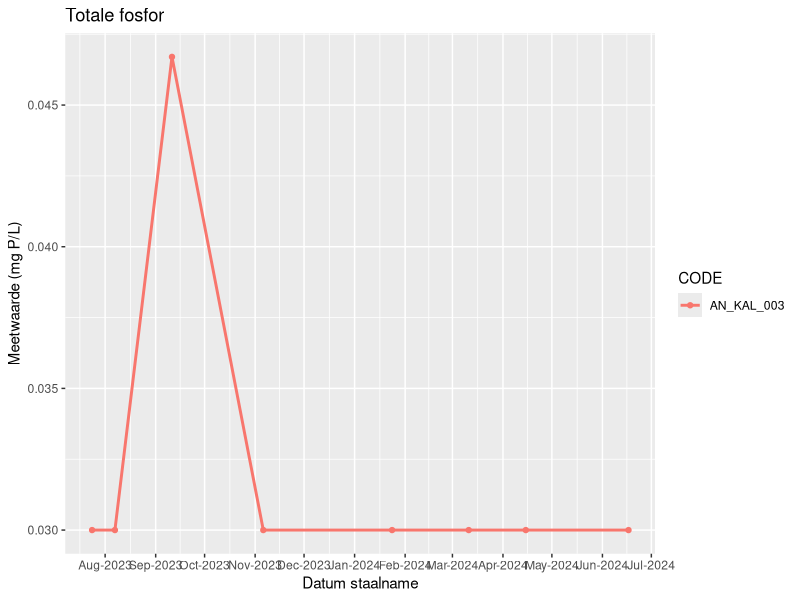
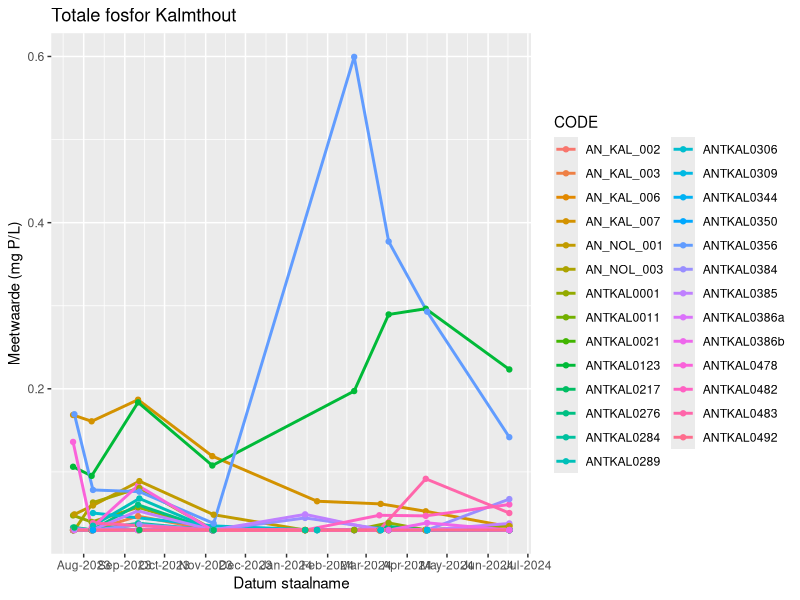
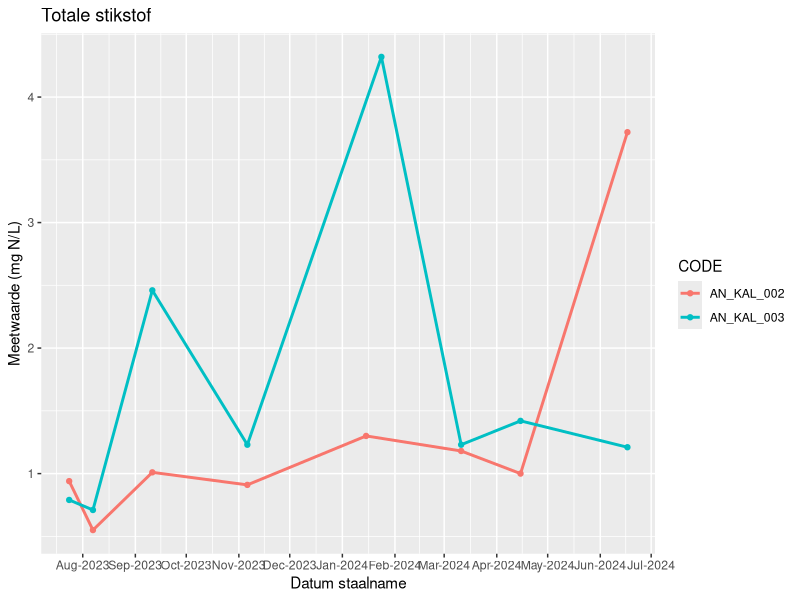

Source code (R) for these figures, in order: (Note: this script raises an error after producing the figures.)
## ---- chunk 1
# Enable inbo r-universe
options(repos = c(
    inbo = 'https://inbo.r-universe.dev',
    CRAN = 'https://cloud.r-project.org'))

# Install the package
#install.packages('ggpubr')
## ---- chunk 2
library(knitr)
opts_chunk$set(
  echo = FALSE, 
  eval = TRUE,  
  cache = FALSE, 
  autodep = TRUE,
  dpi = 300,
  fig.width = 150 / 25.4,
  fig.height = 100 / 25.4,
  warning = TRUE,
  error = TRUE,
  message = TRUE
)

library(readxl)
library(dplyr)
library(ggplot2)
library(stringr)
library(scales)
library(tidyr)
library(tidyverse)

## ---- chunk 3
data <- read.csv2("./data/AC_Kalmthout_ruwe_data_lang_2024-11-19.csv")
data$FieldSamplingDate <- as.Date(data$FieldSamplingDate, format = "%d/%m/%Y")
data$ResultCalc <- as.numeric(data$ResultCalc)
# verwijder data van voor 2023
data <- data %>%
  filter(FieldSamplingDate >= "2023-01-01")
## ---- chunk 4
# onderzochte variabelen
data$Component %>% unique()
# Nutrienten: NO2, NO3, PO4, T.N, T.P, NH4, NPOC (non-particulate organic carbon)
# Ionen: HCO3, Mg, Si, Ca, CO3, Na, Cl,...
# Doorzicht: CHL.A, SD.VELD, ZS.105
# Zuurstof: O2.VELD, SAT.VELD
# Zoutgehalte: SO4, SAL.VELD, EC25.VELD, Na, Cl
# pH.VELD, TEMP.VELD

unique(data$FieldSampleID)
length(unique(data$CODE))
# 27 locaties
## ---- chunk 5
# genereer plot en sla op
save_plot <- function(dataset, component, naam, title = NULL, xas = NULL, yas = NULL, naam_linetype = NULL, labels_linetype = NULL){
  figuur <- dataset %>%
    filter(Component %in% component) %>%  
    ggplot(aes(x = FieldSamplingDate, y = ResultCalc, color = Label, linetype = CODE)) +
    scale_x_date(date_breaks = "1 month", date_labels = "%b-%Y") + # visualiseert data per maand in format maand-jaar
    geom_line(linewidth = 1) +
    geom_point() +
    labs(title = title) + xlab(xas) + ylab(yas) +
  scale_linetype_discrete(name = naam_linetype, labels = labels_linetype)
  print(figuur)
  ggsave(plot = figuur,
         filename = paste0("./exports/NKP_", naam, ".jpg"), width = 9, height = 6)
}

# puur om plot te genereren
maak_plot <- function(dataset, component, title = NULL, xas = NULL, yas = NULL, naam_linetype = NULL, labels_linetype = NULL){
  figuur <- dataset %>%
    filter(Component %in% component) %>%  
    ggplot(aes(x = FieldSamplingDate, y = ResultCalc, color = Label, linetype = CODE)) +
    scale_x_date(date_breaks = "1 month", date_labels = "%b-%Y") + # visualiseert data per maand in format maand-jaar
    geom_line(linewidth = 1) +
    geom_point() +
    labs(title = title) + xlab(xas) + ylab(yas) +
  scale_linetype_discrete(name = naam_linetype, labels = labels_linetype)
  figuur
}

# plots genereren voor 1 variabele (trendlijn randzone + trendlijn zonnepanelen)
maak_plot_1var <- function(dataset, component, title = NULL, xas = "Datum staalname", yas = NULL){
  figuur <- dataset %>%
    filter(Component %in% component) %>%  
    ggplot(aes(x = FieldSamplingDate, y = ResultCalc, color = CODE)) +
    scale_x_date(date_breaks = "1 month", date_labels = "%b-%Y") + # visualiseert data per maand in format maand-jaar
    geom_line(linewidth = 1) +
    geom_point() +
    labs(title = title) + xlab(xas) + ylab(yas)
  figuur
}
## ---- chunk 6
# Nutrienten en vervuiling watertype Zm/Zs
NH3_jaargem <- 0.03 # BVR
NH3_max <- 0.1 # BVR
N.NO2_jaargem <- 0.2 # BVR
N.NO2_max <- 0.6 # BVR
BOD_90p <- 6 # BVR
COD_90p <- 30 # BVR
T.P <- 0.04 # mg P/L - T'jollyn et al. 2009, totaalfosfor: naar Denys et al. (2005), Heinis & Evers (2007); omzetting KRW en N2000-typen: Bal et al. (2001), Fellinger et al. (2004)
T.P_zomerhalfjaargem <- 0.03 # mg P/L BVR
T.N <- 0.59 # mg N/L - T'jollyn et al. 2009, totaalstikstof: Heinis &Evers (2007)
T.N_zomerhalfjaargem <- 1.3 # mg N/L BVR 2010
# Zoutgehalte
EGV_90p <- 100 # BVR
Cl_90p <- 20 # BVR
SO4_gem <- 15

# Zuurstofhuishouding
O2_conc_10p <- 6 # BVR
O2_verz_max <- 120 # BVR

# Zuurtegraad
pH_max <- 5.5 # Synbiosys/Runhaar (2008/2009); Van Calster et al., 2020
pH_max <- 6.5 # BVR 2010
pH_min <- 4.5 # BVR 2010
## ---- chunk 7
# vb. voor T.P (maximum)
T.P_max <- data %>%
  filter(Component %in% "T.P" & months(FieldSamplingDate, FALSE) %in% month.name[c(4:9)], ) %>% # filter zomerhalfjaar (april t.e.m. september)
  group_by(FieldSampleID) %>%
  summarise(maximum = max(ResultCalc))
T.P_max %>%
  filter(maximum <= 0.03) %>%
  nrow()
# 8 waterplassen voldoen aan norm voor T.P
## ---- chunk 8
# plot TP
## AN_KAL_003
maak_plot_1var(data %>% filter(CODE %in% "AN_KAL_003"), "T.P", "Totale fosfor", yas = "Meetwaarde (mg P/L)")
maak_plot_1var(data, "T.P", "Totale fosfor Kalmthout", yas = "Meetwaarde (mg P/L)")

# plot TN
maak_plot_1var(data %>% filter(CODE %in% c("AN_KAL_002", "AN_KAL_003")), "T.N", "Totale stikstof", yas = "Meetwaarde (mg N/L)")

# plot anorganische stikstof
maak_plot(data %>% filter(CODE %in% "AN_KAL_002"), c("NO3", "NO2", "NH4"), "Anorganische stikstof", yas = "Meetwaarde (mg/L)")

anorg_N <- data %>%
  filter(Component %in% c("NH4", "NO3", "NO2") & FieldSampleID == "AN_KAL_002")

anorg_N$Label <- factor(anorg_N$Label, unique(anorg_N[order(anorg_N$ResultCalc, decreasing = T), "Label"]))

## fill_area
plot1 <- anorg_N %>%
  ggplot(aes(x = FieldSamplingDate, y = ResultCalc, fill = Label)) +
  geom_area(position = "identity", alpha = 0.6) +
  scale_x_date(date_breaks = "1 month", date_labels = "%b-%Y") +
  labs(title = "Randzone") +
  xlab("Datum staalname") + 
  ylab("Meetwaarde (mg N/L)")
plot1

## ---- chunk 9
bwplot_TP <- data %>%
  filter(Component %in% "T.P") %>%
  ggplot(aes(x = FieldSampleID, y = ResultCalc)) +
  geom_boxplot() +
    labs(title = "Totale stikstof per plas") + xlab("Locatie") + ylab("Meetwaarde (mg P/L)")
  
bwplot_TP
## ---- chunk 10
locaties <- unique(data$CODE)

# voor totale fosfor per locatie figuur maken
for (ID in locaties) {
  data_figuur <- data %>%
    filter(CODE %in% ID & Component %in% "T.P")
  figuur <- ggplot(data_figuur,
                   aes(x = FieldSamplingDate, y = ResultCalc)) +
    geom_line(linewidth = 1, colour = "orange") +
    labs(title = paste("Locatie",ID, " (+ MKN zomerhalfjaargemiddelde)")) + xlab("Datum staalname") + ylab("Meetwaarde (mg P/L)") +
    geom_hline(yintercept = 0.03)
  print(figuur)
}

# gebruik functie maak_plot_1var
for (ID in locaties) {
  figuur <- maak_plot_1var(data %>% filter(CODE %in% ID), "T.P" , paste("Totale fosfor T.P", ID, "+ MKN Zomerhalfjaargemiddelde"), yas = "Meetwaarde (mg P/L)") + geom_hline(yintercept = 0.03, color = "black", linetype = "dashed", linewidth = 1) +
  scale_y_continuous(breaks = pretty_breaks(n = 10))
  print(figuur)
  ggsave(plot = figuur,
         filename = paste0("./exports/TP/", ID,"_TP", ".jpg"), width = 1080, height = 720, units = "px", scale = 3)
}

## ---- chunk 11
locaties <- unique(data$CODE)


for (ID in locaties) {
  figuur <- maak_plot_1var(data %>% filter(CODE %in% ID), "T.N" , paste("Totale stikstof T.N", ID, "+ MKN Zomerhalfjaargemiddelde"), yas = "Meetwaarde (mg N/L)") + geom_hline(yintercept = 1.3, color = "black", linetype = "dashed", linewidth = 1) +
  scale_y_continuous(breaks = pretty_breaks(n = 10))
  print(figuur)
  ggsave(plot = figuur,
         filename = paste0("./exports/TN/", ID,"_TN", ".jpg"), width = 1080, height = 720, units = "px", scale = 3)
}
## ---- chunk 12
# herordenen van variabelen van groot > klein
anorg_N_KAL0384 <- data %>%
  filter(AquaComponent %in% c("NH4_N", "NO3_N", "NO2_N") & FieldSampleID == "ANTKAL0384")

anorg_N_KAL0384$label <- factor(anorg_N_KAL0384$label, unique(anorg_N_KAL0384[order(anorg_N_KAL0384$ResultCalc, decreasing = T), "label"]))

plot1 <- anorg_N_KAL0384 %>%
  ggplot(aes(x = FieldSamplingDate, y = ResultCalc, fill = label)) +
  geom_area(position = "identity", alpha = 0.6) +
  scale_x_date(date_breaks = "1 month", date_labels = "%b-%Y") +
  labs(title = "Anorganische stikstof (N_anorg = NH4_N + NO3_N + NO2_N)") +
  xlab("Datum staalname") + 
  ylab("Meetwaarde (mg N/L)")  + 
  scale_fill_discrete("Variabelen") + scale_y_continuous(breaks = seq(0,2, by = 0.1))
plot1

## ---- chunk 13
# loop
locaties <- unique(data$CODE)
for (ID in locaties) {
  # subset voor locatie
  N_anorg_ID <- data %>%
  filter(AquaComponent %in% c("NH4_N", "NO3_N", "NO2_N") & CODE == ID)
  
  # orden van klein naar groot
  N_anorg_ID$label <- factor(N_anorg_ID$label, unique(N_anorg_ID[order(N_anorg_ID$ResultCalc, decreasing = T), "label"]))
  # plot figuur
  figuur <- N_anorg_ID %>%
    ggplot(aes(x = FieldSamplingDate, y = ResultCalc, fill = label)) +
    geom_area(position = "identity", alpha = 0.6) +
    scale_x_date(date_breaks = "1 month", date_labels = "%b-%Y") +
    labs(title = paste("Anorganische stikstof", ID ,"(N_anorg = NH4_N + NO3_N + NO2_N)")) +
    xlab("Datum staalname") + 
    ylab("Meetwaarde (mg N/L)")  + 
    scale_fill_discrete("Variabelen") + scale_y_continuous(breaks = pretty_breaks(n = 10, min.n = 10))
  print(figuur)
  ggsave(plot = figuur,
         filename = paste0("./exports/N_anorg/", ID,"_N_anorg", ".jpg"), width = 1080, height = 720, units = "px", scale = 3)
}

## ---- chunk 14
for (ID in locaties) {
  figuur <- maak_plot_1var(data %>% filter(CODE %in% ID), "pH.VELD" , paste("Zuurtegraad", ID, "+ MKN minimum & maximum"), yas = "Meetwaarde (pH)") + geom_hline(yintercept = 4.5, color = "black", linetype = "dashed", linewidth = 1) +
    geom_hline(yintercept = 6.5, color = "black", linetype = "dashed", linewidth = 1) +
  scale_y_continuous(breaks = pretty_breaks(n = 10, min.n = 10))
  print(figuur)
  ggsave(plot = figuur,
         filename = paste0("./exports/pH/", ID,"_pH", ".jpg"), width = 1080, height = 720, units = "px", scale = 3)
}
## ---- chunk 15
# chlorofyl-a
for (ID in locaties) {
  figuur <- maak_plot_1var(data %>% filter(CODE %in% ID), "CHL.A" , paste("Chlorofyl-a", ID), yas = "Meetwaarde (µg/L)") +
  scale_y_continuous(breaks = pretty_breaks(n = 10, min.n = 10))
  print(figuur)
  ggsave(plot = figuur,
         filename = paste0("./exports/CHL_A/", ID,"_CHL_A", ".jpg"), width = 1080, height = 720, units = "px", scale = 3)
}

# zwevende stof
for (ID in locaties) {
  figuur <- maak_plot_1var(data %>% filter(CODE %in% ID), "ZS.105" , paste("Zwevende stof (105°C)", ID), yas = "Meetwaarde (g/L)") +
  scale_y_continuous(breaks = pretty_breaks(n = 10, min.n = 10))
  print(figuur)
  ggsave(plot = figuur,
         filename = paste0("./exports/ZS105/", ID,"_ZS105", ".jpg"), width = 1080, height = 720, units = "px", scale = 3)
}

# secchi-diepte
for (ID in locaties) {
  figuur <- maak_plot_1var(data %>% filter(CODE %in% ID), "SD.VELD" , paste("Secchi-diepte", ID), yas = "Meetwaarde (m)") +
  scale_y_continuous(breaks = pretty_breaks(n = 10, min.n = 10))
  print(figuur)
  ggsave(plot = figuur,
         filename = paste0("./exports/Secchi/", ID,"_Secchi", ".jpg"), width = 1080, height = 720, units = "px", scale = 3)
}
## ---- chunk 16
# concentratie
for (ID in locaties) {
  figuur <- maak_plot_1var(data %>% filter(CODE %in% ID), "O2.VELD" , paste("Zuurstof-concentratie + MKN 10-percentiel", ID), yas = "Meetwaarde (mg/L)") +
  scale_y_continuous(breaks = pretty_breaks(n = 10, min.n = 10)) + geom_hline(yintercept = 6, linewidth = 1, colour = "black", linetype = "dashed")
  print(figuur)
  ggsave(plot = figuur,
         filename = paste0("./exports/O2_conc/", ID,"_O2c", ".jpg"), width = 1080, height = 720, units = "px", scale = 3)
}

# verzadiging
for (ID in locaties) {
  figuur <- maak_plot_1var(data %>% filter(CODE %in% ID), "SAT.VELD" , paste("Zuurstof-verzadiging + MKN maximum", ID), yas = "Meetwaarde (%)") +
  scale_y_continuous(breaks = pretty_breaks(n = 10, min.n = 10)) + geom_hline(yintercept = 120, linewidth = 1, colour = "black", linetype = "dashed")
  print(figuur)
  ggsave(plot = figuur,
         filename = paste0("./exports/O2_verz/", ID,"_O2v", ".jpg"), width = 1080, height = 720, units = "px", scale = 3)
}
## ---- chunk 17
for (ID in locaties) {
  figuur <- maak_plot_1var(data %>% filter(CODE %in% ID), "TEMP.VELD" , paste("Temperatuur + MKN maximum", ID), yas = "Meetwaarde (°C)") +
  scale_y_continuous(breaks = pretty_breaks(n = 10, min.n = 10)) + geom_hline(yintercept = 25, linewidth = 1, colour = "black", linetype = "dashed")
  print(figuur)
  ggsave(plot = figuur,
         filename = paste0("./exports/Temp/", ID,"_Temp", ".jpg"), width = 1080, height = 720, units = "px", scale = 3)
}
## ---- chunk 18
# SO4
for (ID in locaties) {
  figuur <- maak_plot_1var(data %>% filter(CODE %in% ID), "SO4" , paste("Sulfaat + MKN gemiddelde", ID), yas = "Meetwaarde (mg/L)") +
  scale_y_continuous(breaks = pretty_breaks(n = 10, min.n = 10)) + geom_hline(yintercept = 15, linewidth = 1, colour = "black", linetype = "dashed")
  print(figuur)
  ggsave(plot = figuur,
         filename = paste0("./exports/SO4/", ID,"_SO4", ".jpg"), width = 1080, height = 720, units = "px", scale = 3)
}


# EC25.VELD
for (ID in locaties) {
  figuur <- maak_plot_1var(data %>% filter(CODE %in% ID), "EC25.VELD" , paste("Elektrische geleidbaarheid + MKN 90-percentiel", ID), yas = "Meetwaarde (µS/cm)") +
  scale_y_continuous(breaks = pretty_breaks(n = 10, min.n = 10)) + geom_hline(yintercept = 100, linewidth = 1, colour = "black", linetype = "dashed")
  print(figuur)
  ggsave(plot = figuur,
         filename = paste0("./exports/EGV/", ID,"_EGV", ".jpg"), width = 1080, height = 720, units = "px", scale = 3)
}

# chloride
for (ID in locaties) {
  figuur <- maak_plot_1var(data %>% filter(CODE %in% ID), "Cl" , paste("Chloride-concentratie + MKN 90-percentiel", ID), yas = "Meetwaarde (mg/L)") +
  scale_y_continuous(breaks = pretty_breaks(n = 10, min.n = 10)) + geom_hline(yintercept = 20, linewidth = 1, colour = "black", linetype = "dashed")
  print(figuur)
  ggsave(plot = figuur,
         filename = paste0("./exports/Cl/", ID,"_Cl", ".jpg"), width = 1080, height = 720, units = "px", scale = 3)
}
## ---- chunk 19
# Nutrienten: NO2, NO3, PO4, T.N, T.P, NH4, NPOC (non-particulate organic carbon)
# Ionen: HCO3, Mg, Si, Ca, CO3, Na, Cl,...
# Doorzicht: CHL.A, SD.VELD, ZS.105
# Zuurstof: O2.VELD, SAT.VELD
# Zoutgehalte: SO4, SAL.VELD, EC25.VELD, Na, Cl
# pH.VELD, TEMP.VELD

data %>% 
  filter(CODE %in% "AN_KAL_002" & Component %in% c("T.N", "T.P", "CHL.A", "SD.VELD", "ZS.105", "O2.VELD", "SAT.VELD", "EC25.VELD", "pH.VELD", "TEMP.VELD")) %>%
  ggplot(aes(x = FieldSamplingDate, y = ResultCalc, color = Label)) +
  geom_line(linewidth = 1) +
  geom_point() +
  scale_x_date(date_breaks = "1 month", date_labels = "%b-%Y") +
  labs(title = "Variabelen AN_KAL_002") +
  xlab("Datum staalname") +
  ylab("Meetwaarde (log10)") +
  scale_color_discrete("Variabelen") +
  scale_y_log10()

## ---- chunk 20
locatiecodes <- unique(data$CODE)
for (locatie in locatiecodes) {
  figuur <- data %>% 
    filter(CODE %in% locatie & Component %in% c("T.N", "T.P", "CHL.A", "SD.VELD", "ZS.105", "O2.VELD", "SAT.VELD", "EC25.VELD", "pH.VELD", "TEMP.VELD")) %>%
    ggplot(aes(x = FieldSamplingDate, y = ResultCalc, color = Label)) +
    geom_line(linewidth = 1) +
    geom_point() +
    scale_x_date(date_breaks = "1 month", date_labels = "%b-%Y") +
    labs(title = paste("Veldmetingen",locatie)) +
    xlab("Datum staalname") +
    ylab("Meetwaarde (log10)") +
    scale_color_discrete("Variabelen") +
    scale_y_log10()
  print(figuur)
  ggsave(figuur, 
         filename = paste0("./exports/veldmetingen/",locatie, "_veldmetingen",".jpg"), 
         dpi = 200, width = 15, height = 10)
}
## ---- chunk 21
maucha <- function(x, col = NULL,
                   labels = TRUE, labels.col = 1,
                   polygon = FALSE, polygon.col = 1,
                   main = NULL, ...){
  
  if(is.null(col)){
    col <- c("#54c7fd", "#ffcd00", "#ff9600", "#ff2851",
             "#0076fe", "#41cd58", "#ff3823", "#8f8e94")
  }
  col <- rep_len(col, length.out = 8)
  polygon.col <- rep_len(polygon.col, length.out = 8)
  
  if(is.vector(x)){
    n.plot <- 1
    x.all <- t(as.matrix(x))
  } else {
    x.all <- as.matrix(x)
    n.plot <- nrow(x.all)
    if(is.null(main)){
      main <- row.names(x.all)
    }
  }
  
  par.mar.0 <- par("mar")
  par.mfrow.0 <- par("mfrow")
  par(mfrow = c(.dimMosaic(n.plot)[1], .dimMosaic(n.plot)[2]),
      mar = c(2, 0, 2, 0))
  
  for(j in 1:n.plot){
    
    x <- x.all[j, ]
    
    x[1] <- (x[1] * 1) / 39.0983
    x[2] <- (x[2] * 1) / 22.9898
    x[3] <- (x[3] * 2) / 40.0780
    x[4] <- (x[4] * 2) / 24.3050
    x[5] <- (x[5] * 2) / 96.0626
    x[6] <- (x[6] * 1) / 35.4530
    x[7] <- (x[7] * 1) / 61.0168
    x[8] <- (x[8] * 2) / 60.0089
    
    x[1:4] <- x[1:4] / sum(x[1:4]) * 100
    x[5:8] <- x[5:8] / sum(x[5:8]) * 100
    
    A  <- sum(x)
    R <- sqrt(((A / 16) * 2 / sin(22.5 * pi / 180)))
    a <- x / (R * sin(22.5 * pi / 180))
    
    
    coord.x <- matrix(NA, nrow = 5, ncol = 8)
    coord.y <- matrix(NA, nrow = 5, ncol = 8)
    coord.x[1, ] <- coord.x[5, ] <- rep(0, 8)
    coord.y[1, ] <- coord.y[5, ] <- rep(0, 8)
    coord.x[2, ] <- cos(seq(90, -225, -45) * pi / 180) * R
    coord.y[2, ] <- sin(seq(90, -225, -45) * pi / 180) * R
    coord.x[3, ] <- cos(seq(67.5, -247.5, -45) * pi / 180) * a
    coord.y[3, ] <- sin(seq(67.5, -247.5, -45) * pi / 180) * a
    coord.x[4, ] <- cos(seq(45, -270, -45) * pi / 180) * R
    coord.y[4, ] <- sin(seq(45, -270, -45) * pi / 180) * R
    
    
    if(polygon | labels){
      coord.poly.x <- coord.x
      coord.poly.x[3, ] <- cos(seq(67.5, -247.5, -45) * pi / 180) * R
      coord.poly.y <- coord.y
      coord.poly.y[3, ] <- sin(seq(67.5, -247.5, -45) * pi / 180) * R
    }
    
    if(labels){
      lab <- c("K", "Na", "Ca", "Mg", "SO4", "Cl", "HCO3", "CO3")
      lab.pos.x <- coord.x[3, ]
      lab.pos.y <- coord.y[3, ]
      lab.pos.x[a < R] <- coord.poly.x[3, a < R]
      lab.pos.y[a < R] <- coord.poly.y[3, a < R]
      lab.pos.x <- lab.pos.x + cos(seq(67.5, -247.5, -45) * pi / 180) * 2
      lab.pos.y <- lab.pos.y + sin(seq(67.5, -247.5, -45) * pi / 180) * 2
    }
    
    
    xlim <- max(abs(c(min(lab.pos.x), max(lab.pos.x))))
    ylim <- max(abs(c(min(lab.pos.y), max(lab.pos.y))))
    plot(0, 0, type = "n", xlim = c(-xlim, xlim), ylim = c(-ylim, ylim),
         xaxt = "n", yaxt = "n", xlab = "", ylab = "", asp = 1, bty = "n", main = main[j], ...)
    
    for(i in 1:8){
      polygon(x = coord.x[, i], y = coord.y[, i], col = col[i], border = NA)
      if(polygon){
        lines(x = coord.poly.x[, i], y = coord.poly.y[, i], col = polygon.col[i])
      }
    }
    
    if(labels){
      text(lab.pos.x, lab.pos.y, lab, col = labels.col)
    }
  }
  par(mar = par.mar.0, mfrow = par.mfrow.0)
}

# Compute a grid for graphical arrangement
.dimMosaic <- function(n.plot){
  x <- floor(sqrt(n.plot))
  y <- floor(sqrt(n.plot))
  if(x * y < n.plot) y <- y + 1
  if(x * y < n.plot) x <- x + 1
  return(c(x, y))
}
## ---- chunk 22
# dataset met ionen (gemiddelde waarde per locatie)
ionen <- data %>%
  filter(Component %in% c("K", "Na", "Ca", "Mg", "SO4", "Cl", "HCO3", "CO3")) %>%
  group_by(Component, CODE) %>%
  summarise(gemiddelde = mean(ResultCalc))

# to wide format
ionenwide <- pivot_wider(ionen, names_from = Component, values_from = gemiddelde)
ionenwide <- ionenwide %>% select(CODE, K, Na, Ca, Mg, SO4, Cl, HCO3, CO3)
## ---- chunk 23
# converteer kolom met locatiecode naar row.names voor maucha-functie
ionenwide <- ionenwide %>% remove_rownames %>% column_to_rownames(var = "CODE")
maucha(ionenwide)
## ---- chunk 24
#"ANTKAL0021"  "ANTKAL0001"  "ANTKAL0385"  "ANTKAL0344"  "AN_KAL_006"  "ANTKAL0482"  "ANTKAL0483" 
#"AN_KAL_002"  "ANTKAL0306"  "ANTKAL0123"  "AN_KAL_003"  "ANTKAL0011"  "ANTKAL0284"  "AN_KAL_007" 
#"AN_NOL_003"  "AN_NOL_001"  "ANTKAL0309"  "ANTKAL0289"  "ANTKAL0356"  "ANTKAL0217"  "ANTKAL0350" 
#"ANTKAL0384"  "ANTKAL0492"  "ANTKAL0276"  "ANTKAL0478"  "ANTKAL0386a" "ANTKAL0386b"
locatie <- "AN_KAL_003"


datamaucha <- data %>%
  filter(Component %in% c("K", "Na", "Ca", "Mg", "SO4", "Cl", "HCO3", "CO3") & CODE == locatie) %>%
  group_by(Component, FieldSamplingDate) %>%
  summarise(gemiddelde = mean(ResultCalc)) %>%
  select(FieldSamplingDate, Component, gemiddelde)

# to wide format
datamauchawide <- pivot_wider(datamaucha, names_from = Component, values_from = gemiddelde)
# kolommen in juiste volgorde (! belangrijk voor correct Maucha-diagram)
datamauchawide <- datamauchawide %>%
  select(FieldSamplingDate, K, Na, Ca, Mg, SO4, Cl, HCO3, CO3)

# converteer kolom met datum staalname naar row.names voor maucha-functie
datamauchawide <- datamauchawide %>% remove_rownames %>% column_to_rownames(var = "FieldSamplingDate")
maucha(datamauchawide)

## ---- chunk 25
locaties <- unique(data$CODE)
for (locatie in locaties) {
  # dataset voor locatie
  data_ID <- data %>%
  filter(Component %in% c("K", "Na", "Ca", "Mg", "SO4", "Cl", "HCO3", "CO3") & CODE == locatie) %>%
  group_by(Component, FieldSamplingDate) %>%
  summarise(gemiddelde = mean(ResultCalc)) %>%
  select(FieldSamplingDate, Component, gemiddelde)
  
  # data naar wide-format
  data_wide <- pivot_wider(data_ID, names_from = Component, values_from = gemiddelde)
  
  # converteer kolom met datum staalname naar row.names voor maucha-functie
  data_wide <- data_wide %>% remove_rownames %>% column_to_rownames(var = "FieldSamplingDate")
  maucha(data_wide)
  print(locatie)
}
## ---- chunk 26
ref_punten <- data.frame(
      location_ref = c("Li (Angeren)", "At (Witteveen)", "Th (Noordwijk)"),
      Ca_ref = c(115, 0.4, 420),
      Cl_ref = c(11, 3, 19100),
      ec25_ref = c(651, 50.1, 52000), # in µS/cm
      ir_ref = c(.95, .20, .04), # without units (in 0-1)
      name_ref = c("Li", "At", "Th"))
## ---- chunk 27
# gemiddelde Cl en Ca concentraties per locatie
IREGVdata <- data %>% 
  filter(Component %in% c("Ca", "Cl", "EC25.VELD")) %>%
  group_by(CODE, Component) %>% summarise(gemiddelde = mean(ResultCalc))

# naar wide format (componenten als kolommen)
IREGVwide <- pivot_wider(IREGVdata, names_from = Component, values_from = gemiddelde)

# bereken en voeg IR toe als kolom
IREGVwide <- IREGVwide %>%
  mutate(IR = ((Ca*2)/40.078) / (((Ca*2)/40.078) + (Cl/35.453)), name_ref = CODE)

## ---- chunk 28
p1 <- ggplot(ref_punten, aes(x = ec25_ref, y = ir_ref, label = name_ref)) +
  geom_point(size = 2) + 
  scale_x_log10() + 
  xlab("EGV (µS/cm)") + 
  ylab("IR (%)") + 
  scale_y_continuous(breaks = seq(0,1, by = 0.1)) + 
  ggtitle("IR-EGV diagram Kalmthout") + 
  geom_text(hjust = - 0.5, vjust = - 0.5)
# voeg locaties Kalmthout toe
p1 + geom_point(data = IREGVwide, mapping = aes(x = EC25.VELD, y = IR), color = "red")
